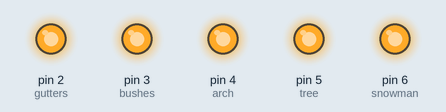
Simulated run of this sketch. Board: Arduino Uno, built with avr-gcc and run on an emulated ATmega328P. Shown: output pins drawn as LEDs (lit = HIGH).

Above: at 0.1 s.
Timing chart, 0 to 1.6 s (numbered marks = the images above):
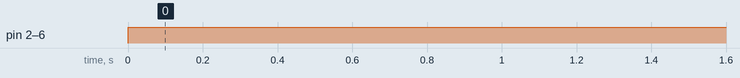

The sketch:

lightson.ino
```cpp
int gutters = 2;
int bushes = 3;
int arch = 4;
int tree = 5;
int snowman = 6;


void setup() {
  // put your setup code here, to run once:
  Serial.begin(9600);
  pinMode(gutters, OUTPUT);
  pinMode(bushes, OUTPUT);
  pinMode(arch, OUTPUT);
  pinMode(tree, OUTPUT);
  pinMode(snowman, OUTPUT);
}

void loop() {
  // put your main code here, to run repeatedly:
  digitalWrite(gutters, HIGH);
  digitalWrite(bushes, HIGH);
  digitalWrite(arch, HIGH);
  digitalWrite(tree, HIGH);
  digitalWrite(snowman, HIGH);
}
```

Measured:
- by itself, pin 2 (gutters), pin 3 (bushes), pin 4 (arch), pin 5 (tree), pin 6 (snowman): LOW → HIGH at 0.00 s
